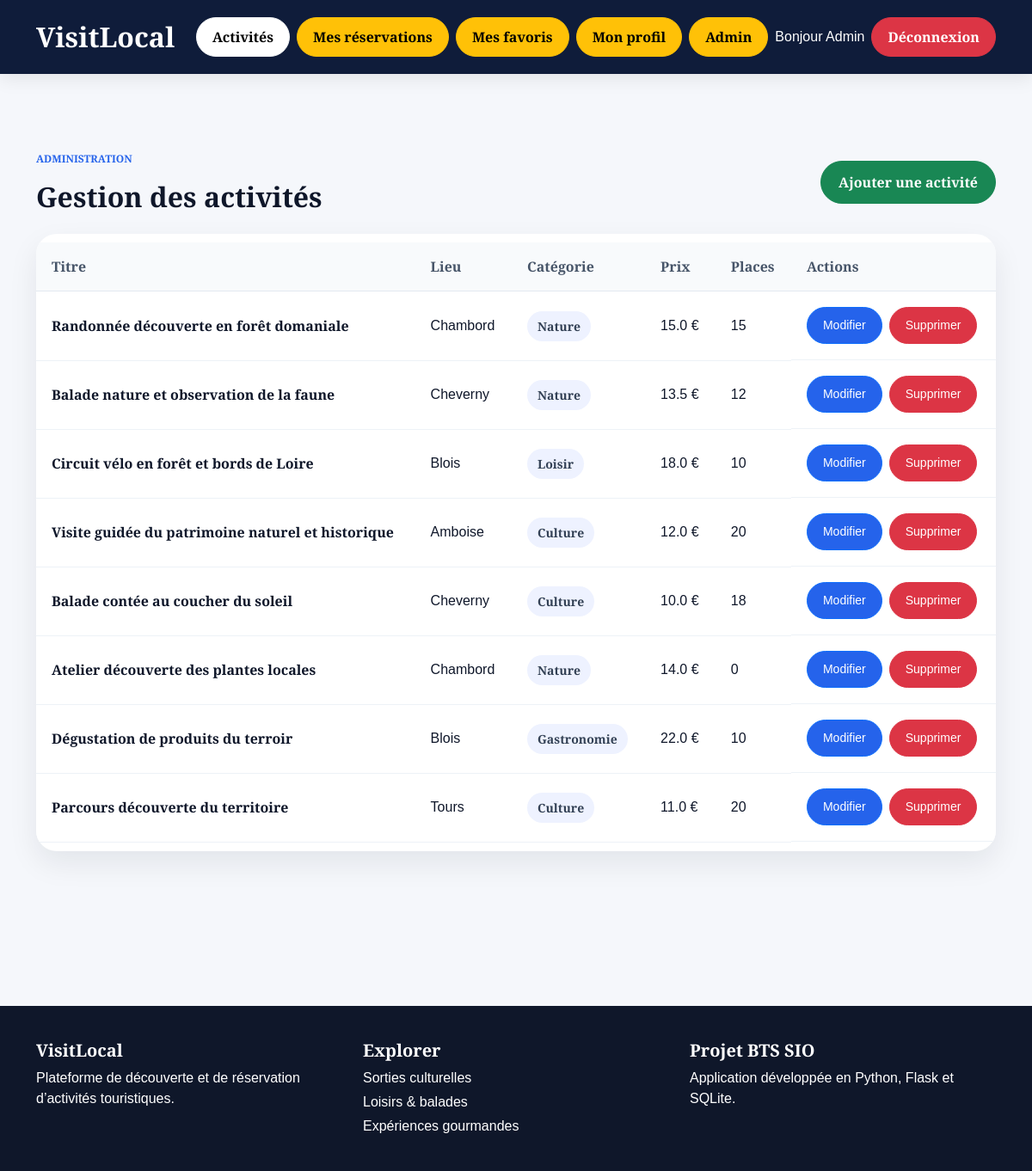
The page /admin/activites (signed in) on the database its author committed.
### tables this page shows
CREATE TABLE activites (
    id INTEGER PRIMARY KEY AUTOINCREMENT,
    titre TEXT NOT NULL,
    description TEXT NOT NULL,
    lieu TEXT NOT NULL,
    date_activite TEXT NOT NULL,
    prix REAL NOT NULL,
    places_disponibles INTEGER NOT NULL,
    categorie TEXT NOT NULL,
    image TEXT
);

### app.py (the view)
@app.route('/admin/activites')
def admin_activites():
    if not is_admin():
        return "Accès refusé"
    conn = get_db_connection()
    activites = conn.execute('SELECT * FROM activites').fetchall()
    conn.close()
    return render_template('admin_activites.html', activites=activites)

### app.py (called while the page is built)
def get_db_connection():
    conn = sqlite3.connect('database.db')
    conn.row_factory = sqlite3.Row
    return conn

def is_admin():
    return session.get('role') == 'admin'

### templates/admin_activites.html
{% extends 'base.html' %}
{% block content %}
<section class="editorial-section first-section">
    <div class="d-flex justify-content-between align-items-center flex-wrap gap-3 mb-4">
        <div>
            <p class="section-kicker">ADMINISTRATION</p>
            <h2 class="mb-0">Gestion des activités</h2>
        </div>
        <a href="/admin/activites/ajouter" class="btn btn-success hero-btn-admin">
            Ajouter une activité
        </a>
    </div>
    <div class="admin-table-card">
        <div class="table-responsive">
            <table class="table admin-table align-middle mb-0">
                <thead>
                    <tr>
                        <th>Titre</th>
                        <th>Lieu</th>
                        <th>Catégorie</th>
                        <th>Prix</th>
                        <th>Places</th>
                        <th>Actions</th>
                    </tr>
                </thead>
                <tbody>
                    {% for a in activites %}
                    <tr>
                        <td>
                            <div class="admin-activity-title">{{ a.titre }}</div>
                        </td>
                        <td>{{ a.lieu }}</td>
                        <td>
                            <span class="admin-badge">{{ a.categorie }}</span>
                        </td>
                        <td>{{ a.prix }} €</td>
                        <td>{{ a.places_disponibles }}</td>
                        <td class="d-flex gap-2 flex-wrap">
    <a href="/admin/activites/modifier/{{ a.id }}" class="btn btn-primary btn-sm">
        Modifier
    </a>
    <a href="/admin/activites/supprimer/{{ a.id }}" class="btn btn-danger btn-sm">
        Supprimer
    </a>
</td>
                    </tr>
                    {% endfor %}
                </tbody>
            </table>
        </div>
    </div>
</section>
{% endblock %}

### static/css/style.css (style rules this page uses)
* { margin: 0; padding: 0; box-sizing: border-box; }
body { font-family: 'Playfair Display', sans-serif; background: #f5f7fb; color: #0f172a; line-height: 1.5; }
h1, h2, h3, h5, h6, .brand-logo { font-family: 'Playfair Display', sans-serif; font-weight : 700; }
a { text-decoration: none; }
.section-kicker { font-size: 12px; color: #2563eb; font-weight: 700; text-transform: uppercase; }
.btn { border-radius: 999px !important; padding: 10px 18px !important; }
.btn-primary { background: #2563eb !important; color: white !important; }
.editorial-section { padding: 60px 0; }
.hero-btn-admin { border-radius: 999px !important; padding: 12px 20px !important; font-weight: 600 !important; }
.admin-table-card, .admin-form-card { background: white; border-radius: 24px; box-shadow: 0 14px 34px rgba(15, 23, 42, 0.08); overflow: hidden; }
.admin-table-card { padding: 10px 0; }
.admin-table thead th { background: #f8fafc; color: #475569; font-weight: 700; border-bottom: 1px solid #e2e8f0; padding: 16px 18px; }
.admin-table tbody td { padding: 18px; border-bottom: 1px solid #edf2f7; color: #0f172a; }
.admin-activity-title { font-weight: 700; line-height: 1.3; }
.admin-badge { display: inline-block; background: #eef2ff; color: #334155; padding: 7px 12px; border-radius: 999px; font-size: 0.88rem; font-weight: 600; }

### rows shown on the page
activites: titre "Randonnée découverte en forêt domaniale", lieu "Chambord", categorie "Nature", prix "15.0", places_disponibles "15"
activites: titre "Balade nature et observation de la faune", lieu "Cheverny", categorie "Nature", prix "13.5", places_disponibles "12"
activites: titre "Circuit vélo en forêt et bords de Loire", lieu "Blois", categorie "Loisir", prix "18.0", places_disponibles "10"
activites: titre "Visite guidée du patrimoine naturel et historique", lieu "Amboise", categorie "Culture", prix "12.0", places_disponibles "20"
activites: titre "Balade contée au coucher du soleil", lieu "Cheverny", categorie "Culture", prix "10.0", places_disponibles "18"
activites: titre "Atelier découverte des plantes locales", lieu "Chambord", categorie "Nature", prix "14.0", places_disponibles "0"
activites: titre "Dégustation de produits du terroir", lieu "Blois", categorie "Gastronomie", prix "22.0", places_disponibles "10"
activites: titre "Parcours découverte du territoire", lieu "Tours", categorie "Culture", prix "11.0", places_disponibles "20"

### other values the page prints
{{ session['user_name'] }} "Admin"
